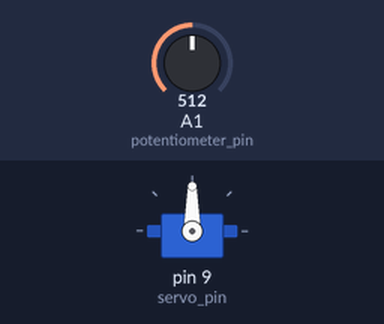
Recording of a sketch running on a simulated Arduino Uno, built with avr-gcc and run on an emulated ATmega328P. On the bench: servo. The inputs (shaded band) are chosen by the test bench; at power-on: A1 (potentiometer_pin) = 512.

Above: at 1.2 s.
1.3 s: A1 (potentiometer_pin) set to 716
At 2.3 s:
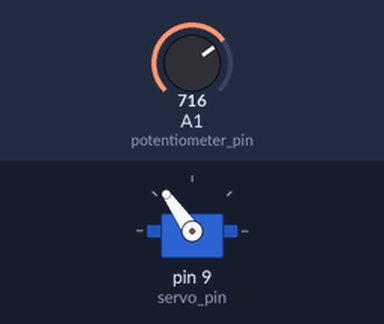
2.8 s: A1 (potentiometer_pin) set to 900
At 3.7 s:
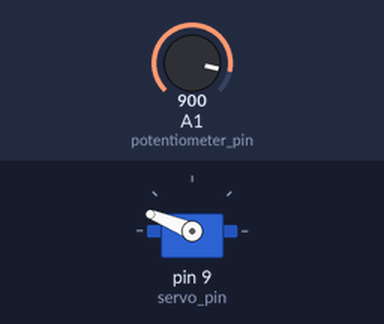
4.3 s: A1 (potentiometer_pin) set to 1023
At 5.1 s:
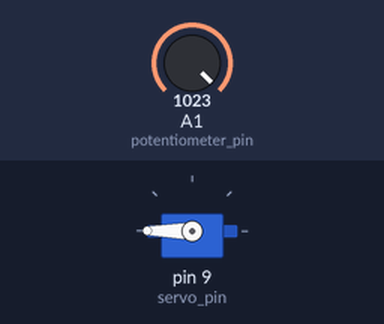
5.8 s: A1 (potentiometer_pin) set to 306
At 6.5 s:
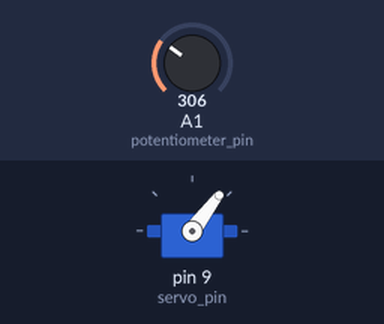
7.3 s: A1 (potentiometer_pin) set to 122
At 7.9 s:
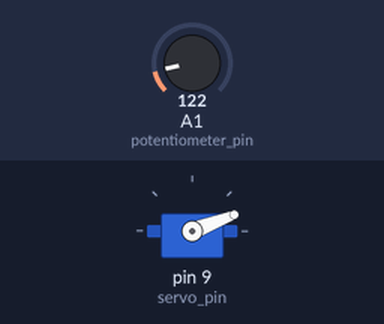
Timing chart, 0 to 9.8 s (numbered marks = the images above; inputs shaded):
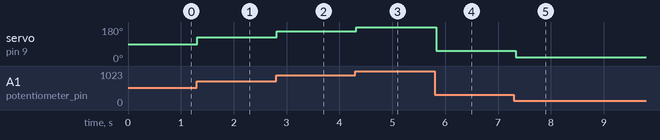

Measured:
- after the input at 1.3 s, servo on pin 9 (servo_pin): 90° → 125° at once
- after the input at 2.8 s, servo on pin 9 (servo_pin): 125° → 158° at once
- after the input at 4.3 s, servo on pin 9 (servo_pin): 158° → 180° at once
- after the input at 5.8 s, servo on pin 9 (servo_pin): 180° → 53° at once
- after the input at 7.3 s, servo on pin 9 (servo_pin): 53° → 21° at once

The sketch:

Potentiometer_Controlled_Servo_Capacitors_smoothning_voltage.ino
```cpp
#include <Servo.h>

int servo_pin = 9;
int potentiometer_pin = A1;

int potentiometer_val;
int servo_angle;

Servo my_servo;

void setup() {
  // put your setup code here, to run once:

  pinMode(servo_pin, OUTPUT);
  pinMode(potentiometer_pin, INPUT);

  my_servo.attach(servo_pin);

  Serial.begin(9600);

}

void loop() {
  // put your main code here to run repeatedly:

  potentiometer_val = analogRead(potentiometer_pin);

  servo_angle = map(potentiometer_val, 0, 1023, 0, 180);

  my_servo.write(servo_angle);

  delay(50);

}
```
